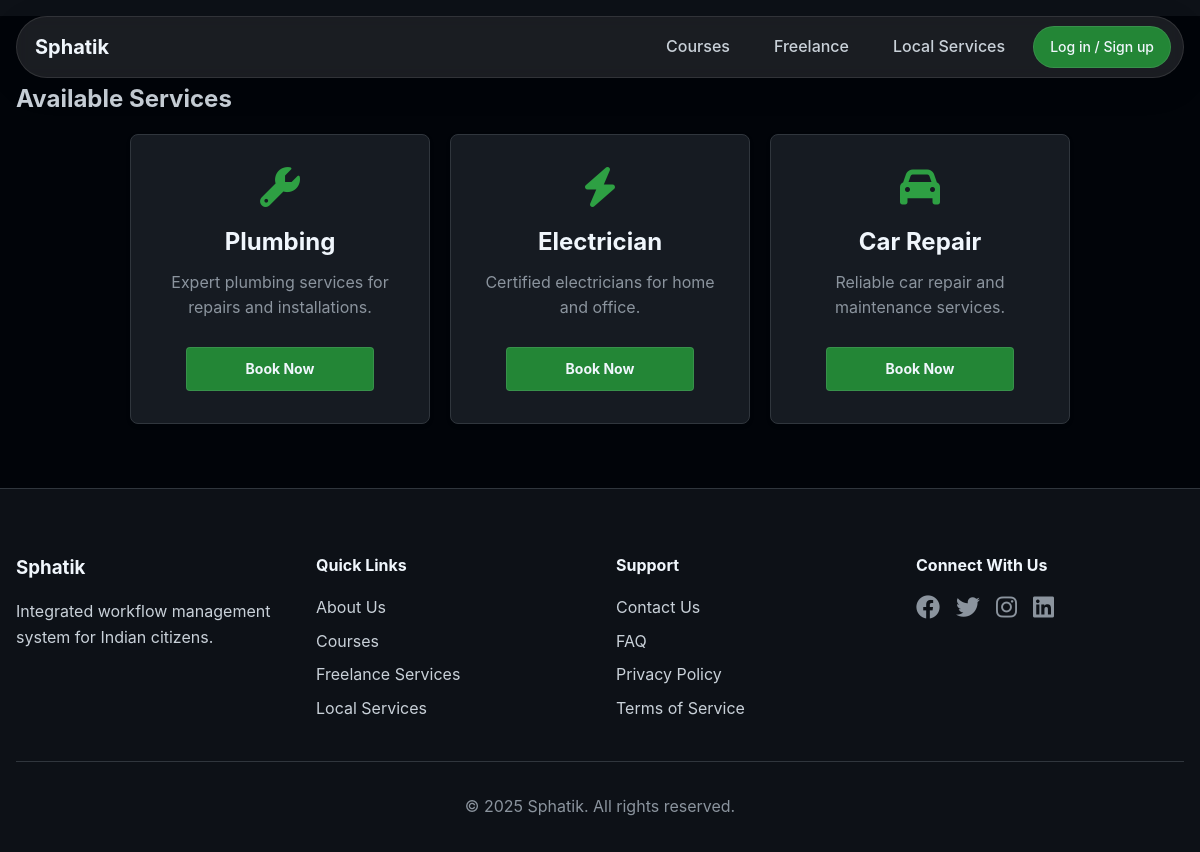
Screenshot of /local_services.php with the database file from the repository.
### tables this page shows
CREATE TABLE `services` (
  `id` int(11) NOT NULL,
  `name` varchar(255) NOT NULL,
  `description` text NOT NULL,
  `icon` varchar(100) NOT NULL,
  `created_at` timestamp NOT NULL DEFAULT current_timestamp(),
  `service_link` varchar(255) NOT NULL
);

### local_services.php (the view, shortened to what this page needs)
<?php
include './includes/db.php';
include 'includes/header.php';
$query = "SELECT id, name, description, icon, service_link FROM services";
$result = $conn->query($query);
?>
<!DOCTYPE html>
<html lang="en">
    <head>
        <link rel="stylesheet" href="<?= BASE_URL ?>css/services.css">
        <link rel="stylesheet" href="https://cdnjs.cloudflare.com/ajax/libs/font-awesome/6.0.0/css/all.min.css">
        <link rel="stylesheet" href="./css/home_style.css">
    </head>
    <body>
        <section class="services">
            <div class="container">
                <h1>Available Services</h1>
                <div class="services-grid">
                    <?php while ($row = $result->fetch_assoc()): ?>
                        <div class="service-card">
                            <i class="<?php echo htmlspecialchars($row['icon']); ?>"></i>
                            <h3><?php echo htmlspecialchars($row['name']); ?></h3>
                            <p><?php echo htmlspecialchars($row['description']); ?></p>
                            <a href="#" onclick="alert('This feature will be available soon')" class="btn">Book Now</a>
                        </div>
                    <?php endwhile; ?>
                </div>
            </div>
        </section>
        <?php include 'includes/footer.php'; ?>
    </body>
</html>

### css/home_style.css (style rules this page uses)
* { margin: 0; padding: 0; box-sizing: border-box; }
body { font-family: -apple-system, BlinkMacSystemFont, "Segoe UI", "Noto Sans", Helvetica, Arial, sans-serif; line-height: 1.6; color: var(--text-color); background: var(--bg-dark); }
.container { max-width: 1200px; margin: 0 auto; padding: 0 1rem; }

### css/header.css (style rules this page uses)
.btn { display: inline-flex; align-items: center; padding: 0.575rem 1.75rem; background: var(--primary-color); color: var(--header-color) !important; text-decoration: none; border-radius: 9999px; font-weight: 600; transition: all 0.2s ease; border: 1px solid rgba(240, 246, 252, 0.1); font-size: 0.875rem; }

### css/services.css (style rules this page uses)
.services { margin-top: 1rem; padding: 4rem 0; background: var(--bg-darker); color: var(--text-color); }
.services-grid { display: flex; flex-wrap: wrap; gap: 20px; max-width: 1200px; margin: 0 auto; justify-content: center; margin-top: 1rem; }
.service-card { background: var(--bg-light); border: 1px solid var(--border-color); border-radius: 8px; overflow: hidden; width: 300px; padding: 2rem; box-shadow: 0 2px 4px rgba(0, 0, 0, 0.1); text-align: center; display: flex; flex-direction: column; justify-content: space-between; transition: transform 0.3s, box-shadow 0.3s; }
.service-card i { font-size: 2.5rem; color: var(--secondary-color); margin-bottom: 1rem; }
.service-card h3 { font-size: 1.5rem; color: var(--header-color); margin-bottom: 0.5rem; }
.service-card p { font-size: 1rem; color: var(--muted-text); margin-bottom: 1rem; }
.service-card .btn { display: block; margin: 10px auto 0; padding: 10px 20px; background: var(--primary-color); color: var(--text-color); text-decoration: none; border-radius: 4px; width: 80%; text-align: center; font-weight: bold; transition: background 0.3s, transform 0.2s; }

### includes/global.php (style rules this page uses)
:root { --primary-color: #238636; --secondary-color: #2ea043; --text-color: #c9d1d9; --bg-dark: #0d1117; --bg-darker: #010409; --bg-light: #161b22; --border-color: #30363d; --link-color: #58a6ff; --header-color: #f0f6fc; --muted-text: #8b949e; --light-gray: #30363d; --white: #f0f6fc; --error-bg: #f8d7da; --error-text: #721c24; --error-border: #f5c6cb; }

### rows the page displays
services: name "Plumbing", description "Expert plumbing services for repairs and installations."
services: name "Electrician", description "Certified electricians for home and office."
services: name "Car Repair", description "Reliable car repair and maintenance services."
